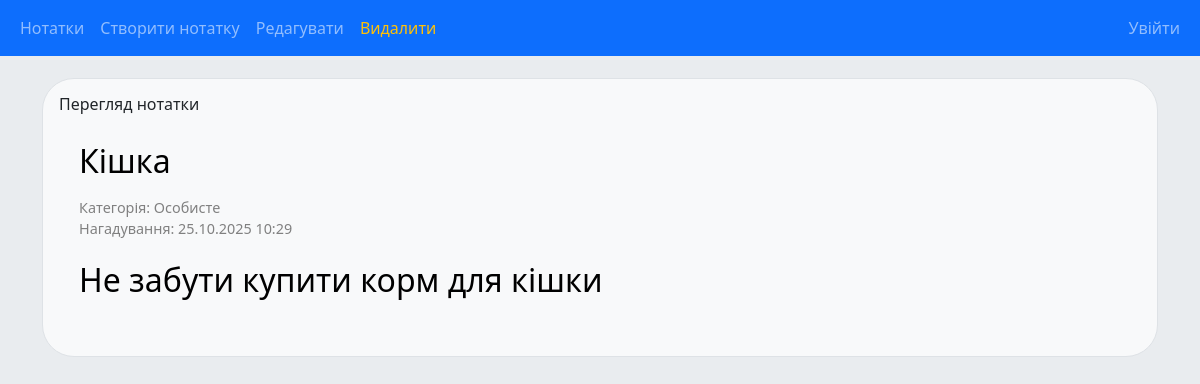
The app's page /notes/6/ with its own data.
### notes/models.py (models this page shows, shortened)
class Note(models.Model):
    note_category = models.ForeignKey(Category, on_delete=models.CASCADE)
    note_title = models.CharField(max_length=200)
    note_text = models.TextField()
    note_reminder = models.DateTimeField("date reminder")
    note_created_at = models.DateTimeField(auto_now_add=True)
    author = models.ForeignKey(User, on_delete=models.SET_NULL, null=True, blank=True)

class Category(models.Model):
    cat_title = models.CharField(max_length=200)
    def __str__(self):
        return self.cat_title

### notes/views.py (the view)
    def wrapper(*args, **kwargs):
        start_time = time.time()
        result = func(*args, **kwargs)
        print(f">>>>>>>>>>>>>>>>>>>>>>>>>>>>>>>>>>>>>>>>>>>>>>>>>>>>>Time ({func.__name__}): {time.time()-start_time}")
        return result

### notes/templates/notes/detail_note.html (shortened to what this page needs)
{% extends "notes/base.html" %}
{% block edit %}
    <li class="nav-item">
        <a class="nav-link" href="{% url 'notes:edit_note' note.id %}">Редагувати</a>
    </li>
{% endblock %}
{% block delete %}
<li class="nav-item">
  <a class="nav-link text-warning" href="#" data-bs-toggle="modal" data-bs-target="#confirmDeleteModal">
    Видалити
  </a>
</li>
{% endblock %}
{% block content %}
    <h6>Перегляд нотатки</h6>
    <div class="note-detail">
        <h2>{{ note.note_title|linebreaks }}</h2>
        <p class="note-meta">
            Категорія: {{ note.note_category}}<br>
            Нагадування: {{ note.note_reminder|date:"d.m.Y H:i" }}
        </p>
        <div class="note-content" style="font-size: 2em;">
            {{ note.note_text|linebreaks }}
        </div>
    </div>
{% endblock %}

### notes/static/notes/css/style.css (style rules this page uses)
body { font-family: Arial, sans-serif; margin: 4em; background-color: #f1f1f1; }
.note-detail { color: black; padding: 20px; border-radius: 8px; margin: 0 auto; }
.note-meta { color: gray; font-size: 0.9em; }
a { color: #005BFF; text-decoration: none; font-size: 24px; }

### records on screen
Note: note_title "Кішка", note_category "Особисте", note_reminder "25.10.2025 10:29", note_text "Не забути купити корм для кішки"
